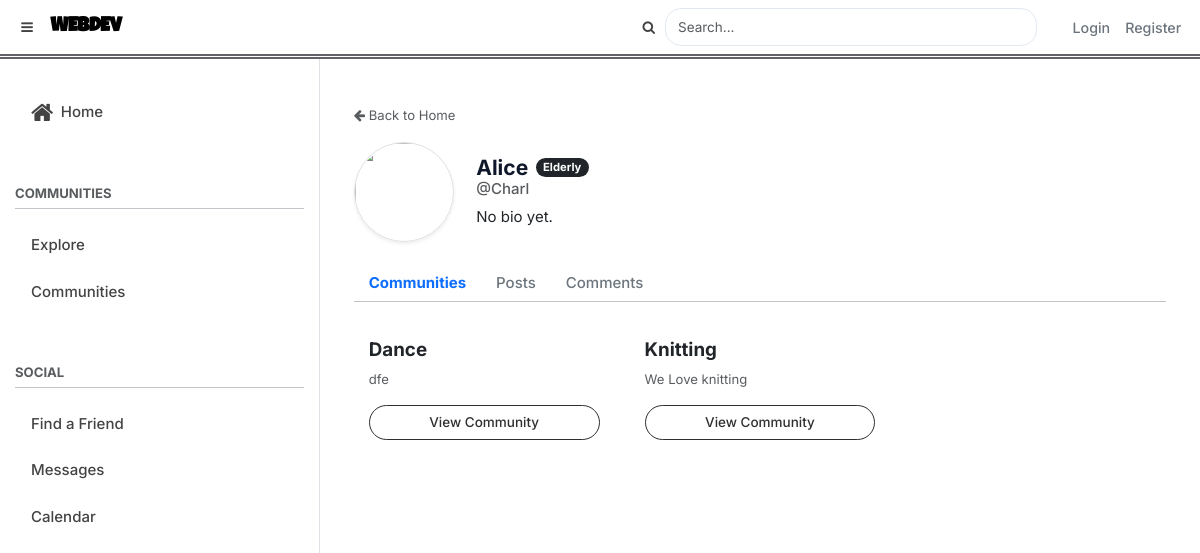
Screenshot of /userprofile/Charl with the database file from the repository.
### tables this page shows
CREATE TABLE user_profiles (
            user_id INTEGER PRIMARY KEY,
            display_name TEXT NOT NULL,
            bio TEXT,
            FOREIGN KEY (user_id) REFERENCES users(user_id) ON DELETE CASCADE
        );

CREATE TABLE users (
            user_id INTEGER PRIMARY KEY AUTOINCREMENT,
            username TEXT UNIQUE NOT NULL,
            password TEXT NOT NULL,
            email TEXT NOT NULL,
            phone TEXT NOT NULL,
            age INT NOT NULL
        , public_key TEXT);

CREATE TABLE communities (
            community_id INTEGER PRIMARY KEY AUTOINCREMENT,
            name TEXT UNIQUE NOT NULL,
            description TEXT
        );

### main.py (the view)
@app.route('/userprofile/<username>')
def userprofile(username):
    conn = get_db()
    viewer_id = session.get('user_id', 0)
    profile = conn.execute("""
        SELECT u.user_id, u.username, u.email, u.phone, u.age,
               p.display_name, p.bio
        FROM users u
        JOIN user_profiles p ON u.user_id = p.user_id
        WHERE u.username = ?
    """, (username,)).fetchone()
    if not profile:
        return "Profile not found", 404
    profile_owner_id = profile['user_id']
    user_communities = conn.execute("""
        SELECT c.community_id, c.name, c.description
        FROM community_members cm
        JOIN communities c ON cm.community_id = c.community_id
        WHERE cm.user_id = ?
        ORDER BY c.name
    """, (profile_owner_id,)).fetchall()
    posts = conn.execute("""
        SELECT p.post_id, p.title, p.content, p.created_at,
               p.image_url AS image_path,
               c.community_id, c.name AS community_name,
               u.username,
               (SELECT COUNT(*) FROM post_likes WHERE post_id = p.post_id) AS like_count,
               (SELECT 1 FROM post_likes WHERE post_id = p.post_id AND user_id = ?) AS user_liked
        FROM posts p
        JOIN communities c ON p.community_id = c.community_id
        JOIN users u ON p.user_id = u.user_id
        WHERE p.user_id = ?
        ORDER BY p.created_at DESC
    """, (viewer_id, profile_owner_id)).fetchall()
    comments = conn.execute("""
        SELECT cm.comment_id, cm.content, cm.created_at,
               p.post_id, p.title AS post_title,
               c.community_id, c.name AS community_name,
               u.username,
               (SELECT COUNT(*) FROM comment_likes WHERE comment_id = cm.comment_id) AS like_count,
               (SELECT 1 FROM comment_likes WHERE comment_id = cm.comment_id AND user_id = ?) AS user_liked
        FROM comments cm
        JOIN posts p ON cm.post_id = p.post_id
        JOIN communities c ON p.community_id = c.community_id
        JOIN users u ON cm.user_id = u.user_id
        WHERE cm.user_id = ?
        ORDER BY cm.created_at DESC
    """, (viewer_id, profile_owner_id)).fetchall()
    friendship = conn.execute("""
        SELECT *
        FROM friends
        WHERE (requester_id=? AND addressee_id=?) OR (requester_id=? AND addressee_id=?)
    """, (viewer_id, profile_owner_id, profile_owner_id, viewer_id)).fetchone()
    return render_template(
        'userprofile.html',
        profile=profile,
        communities=user_communities,
        posts=posts,
        comments=comments,
        friendship=friendship  # pass it to template
    )

### helpers.py (called while the page is built)
def connect_db():
    sql = sqlite3.connect(DATABASE)
    sql.row_factory = sqlite3.Row
    sql.execute("PRAGMA foreign_keys = ON")
    return sql

def get_db():
    if not hasattr(g, 'sqlite3_db'):
        g.sqlite3_db = connect_db()
    return g.sqlite3_db

### main.py (called while the page is built)
def mention_to_link(text):
    if not text:
        return ""
    mention_pattern = r'@(\w+)'
    def replace_with_link(match):
        clean_username = match.group(1)
        conn = get_db()
        user_exists = conn.execute(
            "SELECT 1 FROM users WHERE username = ?", (clean_username,)
        ).fetchone()
        if user_exists:
            link = url_for('userprofile', username=clean_username)
            return f'<a href="{link}" class="text-primary text-decoration-none fw-bold">@{clean_username}</a>'
        return f'@{clean_username}'
    return re.sub(mention_pattern, replace_with_link, text)

### templates/userprofile.html (shortened to what this page needs)
{% extends 'base.html' %}
{% block body %}
<div class="container mt-4">
    <div class="mb-3">
        <a href="{{ url_for('index') }}" class="text-decoration-none text-muted small">
            <i class="fa fa-arrow-left"></i> Back to Home
        </a>
    </div>
    <div class="d-flex align-items-center mb-4">
        <div class="flex-shrink-0">
            <img src="{{ url_for('static', filename='img.png') }}" class="img-fluid rounded-circle border shadow-sm" style="width:100px; height:100px; object-fit: cover;">
        </div>
        <div class="ms-4 flex-grow-1">
            <div class="d-flex align-items-center">
                <h2 class="mb-0 me-2 fw-bold">{{ profile['display_name'] }}</h2>
                <span class="badge {{ 'bg-dark' if profile['age'] >= 60 else 'bg-primary' }} rounded-pill">
                    {{ 'Elderly' if profile['age'] >= 60 else 'Youth' }}
                </span>
            </div>
            <h6 class="text-muted mb-2">@{{ profile['username'] }}</h6>
            <p class="mb-0 text-dark">{{ profile['bio'] | mention | safe if profile['bio'] else "No bio yet." }}</p>
        </div>
    </div>
    <ul class="nav nav-tabs border-0" id="profileTabs" role="tablist">
        <li class="nav-item">
            <button class="nav-link active border-0 bg-transparent" id="communities-tab" data-bs-toggle="tab" data-bs-target="#communities" type="button" role="tab">Communities</button>
        </li>
        <li class="nav-item">
            <button class="nav-link border-0 bg-transparent" id="posts-tab" data-bs-toggle="tab" data-bs-target="#posts" type="button" role="tab">Posts</button>
        </li>
        <li class="nav-item">
            <button class="nav-link border-0 bg-transparent" id="comments-tab" data-bs-toggle="tab" data-bs-target="#comments" type="button" role="tab">Comments</button>
        </li>
    </ul>
    <hr class="mt-0 mb-4">
    <div class="tab-content">
        <div class="tab-pane fade show active" id="communities" role="tabpanel">
            <div class="row g-3">
                {% if communities %}
                    {% for c in communities %}
                    <div class="col-md-4">
                        <div class="card h-100 shadow-sm border-0">
                            <div class="card-body d-flex flex-column">
                                <h5 class="card-title fw-bold">{{ c['name'] }}</h5>
                                <p class="card-text text-muted small">{{ c['description'] or "No description available." }}</p>
                                <a href="{{ url_for('community', community_id=c['community_id']) }}" class="btn btn-sm btn-outline-primary mt-auto rounded-pill">View Community</a>
                            </div>
                        </div>
                    </div>
                    {% endfor %}
                {% else %}
                    <p class="text-muted px-2 italic">Not joined any communities yet.</p>
                {% endif %}
            </div>
        </div>
    </div>
</div>
{% endblock %}

### static/main.css (style rules this page uses)
:root { --navbar-height: 70px; --sidebar-width: 320px; --transition-speed: 0.25s; --color-primary: #747777; --color-primary-hover: #4f46e5; --color-primary-soft: #eef2ff; --color-accent: #14b8a6; --color-accent-soft: #ecfdf5; --color-success: #6a579b; --color-warning: #968e86; --color-danger: #2a338e; --color-like: #9a1616; --color-surface: #f5f7fb; --color-surface: #ffffff; --color-surface-alt: #f1f5f9; --color-border: #e2e8f0; --color-text: #0f172a; --color-muted: #434343; --font-main: "Inter", system-ui, -apple-system, BlinkMacSystemFont, "Segoe UI", sans-serif; --radius-sm: 10px; --radius-md: 16px; --radius-lg: 24px; --shadow-sm: 0 4px 12px rgba(0, 0, 0, 0.04); --shadow-md: 0 12px 28px rgba(0, 0, 0, 0.07); --shadow-lg: 0 24px 48px rgba(0, 0, 0, 0.12); }
html, body { height: 100%; margin: 0; font-family: var(--font-main); background: var(--color-bg); color: var(--color-text); font-size: 15px; overflow: hidden; }
h2 { font-size: 1.4rem; font-weight: 600; }
p { color: var(--color-muted); line-height: 1.6; }
a { color: var(--color-primary); text-decoration: none; transition: 0.2s ease; }
.content-card, .card { background: var(--color-surface); transition: 0.2s ease; box-shadow: none !important; border: 0 0 0 2px dotted green !important; }
.btn { font-size: 0.9rem; font-weight: 500; padding: 6px 16px; transition: 0.2s ease; }
.btn-outline-primary { border-color: #747777; color: black; border-radius: 999px; }
.btn { font-weight: 500; border-radius: 999px; padding: 6px 18px; transition: all 0.2s ease; box-shadow: none !important; }
.btn-secondary, .btn-outline-primary, .btn-outline-secondary, .btn-light, .btn-dark, .btn { background: transparent !important; border: 1px solid #2f2f2f !important; color: #2f2f2f !important; }

### templates/userprofile.html (style rules this page uses)
.nav-link { cursor: pointer; color: #6c757d; font-weight: 500; }
.nav-link.active { color: #0d6efd !important; font-weight: 700; }

### rows the page displays
user_profiles: display_name "Alice"
users: age "Elderly", username "Charl"
communities: name "Dance", description "dfe"
communities: name "Knitting", description "We Love knitting"

### other values shown
{{ profile['bio'] | mention | safe if profile['bio'] else "No bio yet." }} "No bio yet."
